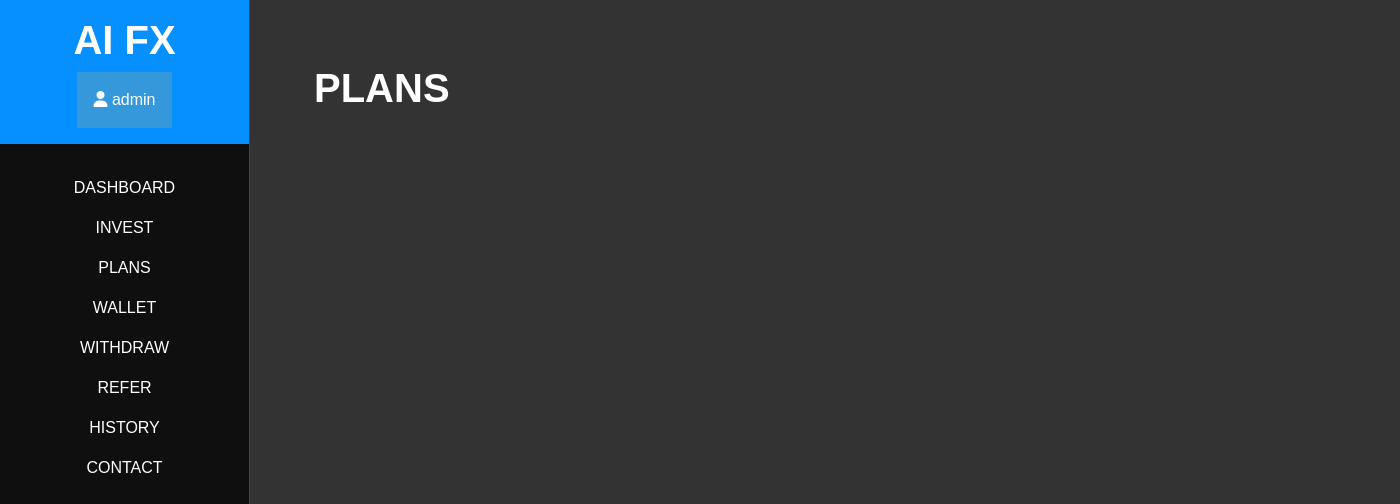
Before: /newplan/ (signed in) with the older database file.
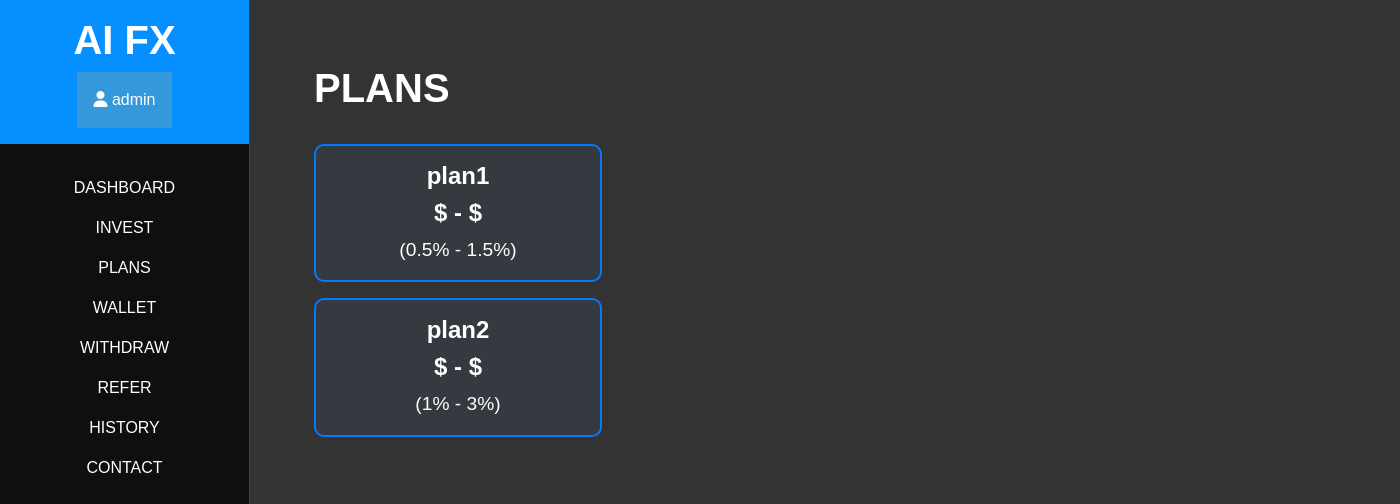
After: the same page with the newer database file.
### home/models.py (models this page shows)
class Plans(models.Model):
    plan_name = models.CharField(max_length=100)
    plan_min_price = models.CharField(max_length=100)
    plan_max_price = models.CharField(max_length=100)
    plan_min_percentage = models.CharField(max_length=100)
    plan_max_percentage = models.CharField(max_length=100)

### home/views.py (the view)
# urls.py: path('newplan/', login_required(views.Newplan_view.as_view()), name='newplan'),
class Newplan_view(View):
    def get(self, request):
        context = {
            "plans": models.Plans.objects.all(),
        }
        return render(request, 'newplan.html', context=context)

### templates/newplan.html (shortened to what this page needs)
{% extends 'base.html' %}
{% block content%}
<div class="m-5">
<h1 class="fw-bold text-white"> PLANS </h1><br>
{% for plan in plans %}
<a href="{% url 'payment' %}" class="card text-white mb-3 custom-link" style="max-width: 18rem; text-decoration: none; border: 2px solid #007BFF; border-radius: 10px; transition: transform 0.2s; background-color: #343a40;">
    <div class="card-body">
        <h4 class="card-title text-center"><strong>{{ plan.plan_name }}</strong></h4>
        <h4 class="card-title text-center"><strong>$ {{ plan.plan_min_price }} - $ {{ plan.plan_max_price }}</strong></h4>
        <p class="card-text text-center" style="font-size: 1.2em;">({{ plan.plan_min_percentage }}% - {{ plan.plan_max_percentage }}%)</p>
    </div>
</a>
{% endfor %}
<br>
{% endblock %}

### templates/base.html (shortened to what this page needs)
{% load static %}
<!DOCTYPE html>
<html lang="en">
<head>
    <link rel="stylesheet" href="{% static '/css/bootstrap.css'%}">
    <link rel="stylesheet" href="{% static 'css/styles.css' %}">
    <link rel="stylesheet" href="https://cdnjs.cloudflare.com/ajax/libs/font-awesome/6.4.2/css/all.min.css" />
</head>
<body>
   {% include 'navbar.html' %}
    <div class="main-content container" style="background-color: #333; color: #fff; min-height: 100vh;">
        {% block content %}{% endblock %}
    </div>
</body>
</html>

### templates/navbar.html (shortened to what this page needs)
<div class="sidenav" style="border-right: 1px solid #444;">
    <div class="sidenav-header py-3">
        <h1 class="fw-bold">AI FX</h1>
        <div class="dropdown">
            <button onclick="myFunction()" class="dropbtn"><i class="fa-solid fa-user"></i> {{ user.username }}</button>
          </div>
    </div>
    <ul style="height: 50%;" class="py-4">
        <li class="list-item py-2">
            <a href="{% url 'home' %}">
                DASHBOARD
            </a>
        </li>
          <li class="list-item py-2">
              <a href="{% url 'payment' %}">
                  INVEST
              </a>
          </li>
          <li class="list-item py-2">
              <a href="{% url 'newplan' %}">
                  PLANS
              </a>
          </li>
          <li class="list-item py-2">
              <a href="{% url 'profit' %}">
                  WALLET
              </a>
          </li>
          <li class="list-item py-2">
            <a href="{% url 'withdraw' %}">
                WITHDRAW
            </a>
        </li>
        <li class="list-item py-2">
            <a href="{% url 'refer' %}">
                REFER
            </a>
        </li>
        <li class="list-item py-2">
            <a href="{% url 'history' %}">
                HISTORY
            </a>
        </li>
        <li class="list-item py-2">
            <a href="{% url 'contact' %}">
                CONTACT
            </a>
        </li>
      </ul>
</div>

### static/css/styles.css (style rules this page uses)
body { margin: 0; padding: 0; font-family: Arial, sans-serif; background-color: #0f0f0f; }
.dropbtn { background-color: #3498DB; color: white; padding: 16px; font-size: 16px; border: none; cursor: pointer; }
.dropdown { position: relative; display: inline-block; }
.sidenav { height: 100%; width: 250px; position: fixed; top: 0; left: 0; background-color: #0f0f0f; overflow-x: hidden; transition: 0.5s; }
.sidenav-header { background-color: #068fff; color: #fff; text-align: center; }
.sidenav ul { list-style: none; padding: 0; }
.sidenav ul li { text-align: center; }
.sidenav a { text-decoration: none; color: #fff; display: block; transition: 0.3s; }
.main-content { margin-left: 250px; padding: 16px; }

Changed rows visible on the page:
added Plans: plan_name "plan1", plan_min_percentage "0.5", plan_max_percentage "1.5"
added Plans: plan_name "plan2", plan_min_percentage "1", plan_max_percentage "3"
